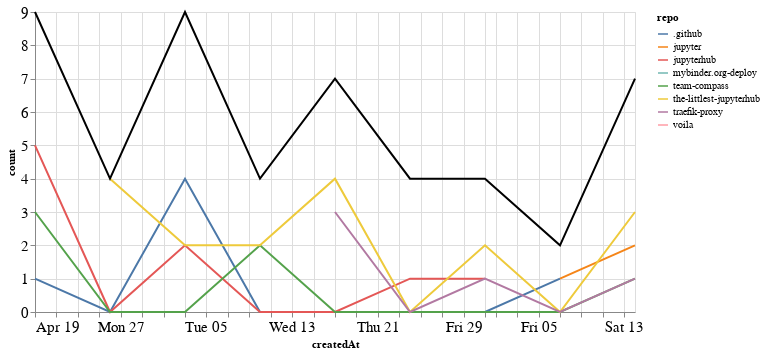

Notebook code cell kept with this figure:
### Markdown cell above
## Comments

### Code cell
comments_time = comments.groupby('repo').resample('W', on='createdAt').count()['author'].reset_index()
comments_time = comments_time.rename(columns={'author': 'count'})
comments_time_total = comments_time.groupby('createdAt').agg({"count": "sum"}).reset_index()
ch1 = alt.Chart(comments_time, width=600).mark_line().encode(
    x='createdAt',
    y='count',
    color='repo',
    tooltip="repo"
)

ch2 = alt.Chart(comments_time_total, width=600).mark_line(color="black").encode(
    x='createdAt',
    y='count',
)

ch1 + ch2

### Figure 1 — Vega-Lite specification as saved in the notebook (floating-point values rounded to 4 significant figures)
{"config": {"axisLeft": {"labelFontSize": 15}, "axisBottom": {"labelFontSize": 15}}, "layer": [{"data": {"name": "data-b6a614e7cdc91b7b3bf6b048b40c9e91"}, "mark": "line", "encoding": {"color": {"type": "nominal", "field": "repo"}, "tooltip": {"type": "nominal", "field": "repo"}, "x": {"type": "temporal", "field": "createdAt"}, "y": {"type": "quantitative", "field": "count"}}, "width": 600}, {"data": {"name": "data-3255455bab31fd7073385d9e36f674db"}, "mark": {"type": "line", "color": "black"}, "encoding": {"x": {"type": "temporal", "field": "createdAt"}, "y": {"type": "quantitative", "field": "count"}}, "width": 600}], "$schema": "https://vega.github.io/schema/vega-lite/v4.8.1.json", "datasets": {"data-b6a614e7cdc91b7b3bf6b048b40c9e91": [{"repo": ".github", "createdAt": "2020-04-19T00:00:00", "count": 1}, {"repo": ".github", "createdAt": "2020-04-26T00:00:00", "count": 0}, {"repo": ".github", "createdAt": "2020-05-03T00:00:00", "count": 4}, {"repo": ".github", "createdAt": "2020-05-10T00:00:00", "count": 0}, {"repo": ".github", "createdAt": "2020-05-17T00:00:00", "count": 0}, {"repo": ".github", "createdAt": "2020-05-24T00:00:00", "count": 0}, {"repo": ".github", "createdAt": "2020-05-31T00:00:00", "count": 0}, {"repo": ".github", "createdAt": "2020-06-07T00:00:00", "count": 1}, {"repo": "jupyter", "createdAt": "2020-06-07T00:00:00", "count": 1}, {"repo": "jupyter", "createdAt": "2020-06-14T00:00:00", "count": 2}, {"repo": "jupyterhub", "createdAt": "2020-04-19T00:00:00", "count": 5}, {"repo": "jupyterhub", "createdAt": "2020-04-26T00:00:00", "count": 0}, {"repo": "jupyterhub", "createdAt": "2020-05-03T00:00:00", "count": 2}, {"repo": "jupyterhub", "createdAt": "2020-05-10T00:00:00", "count": 0}, {"repo": "jupyterhub", "createdAt": "2020-05-17T00:00:00", "count": 0}, {"repo": "jupyterhub", "createdAt": "2020-05-24T00:00:00", "count": 1}, {"repo": "jupyterhub", "createdAt": "2020-05-31T00:00:00", "count": 1}, {"repo": "mybinder.org-deploy", "createdAt": "2020-05-24T00:00:00", "count": 3}, {"repo": "team-compass", "createdAt": "2020-04-19T00:00:00", "count": 3}, {"repo": "team-compass", "createdAt": "2020-04-26T00:00:00", "count": 0}, {"repo": "team-compass", "createdAt": "2020-05-03T00:00:00", "count": 0}, {"repo": "team-compass", "createdAt": "2020-05-10T00:00:00", "count": 2}, {"repo": "team-compass", "createdAt": "2020-05-17T00:00:00", "count": 0}, {"repo": "team-compass", "createdAt": "2020-05-24T00:00:00", "count": 0}, {"repo": "team-compass", "createdAt": "2020-05-31T00:00:00", "count": 0}, {"repo": "team-compass", "createdAt": "2020-06-07T00:00:00", "count": 0}, {"repo": "team-compass", "createdAt": "2020-06-14T00:00:00", "count": 1}, {"repo": "the-littlest-jupyterhub", "createdAt": "2020-04-26T00:00:00", "count": 4}, {"repo": "the-littlest-jupyterhub", "createdAt": "2020-05-03T00:00:00", "count": 2}, {"repo": "the-littlest-jupyterhub", "createdAt": "2020-05-10T00:00:00", "count": 2}, {"repo": "the-littlest-jupyterhub", "createdAt": "2020-05-17T00:00:00", "count": 4}, {"repo": "the-littlest-jupyterhub", "createdAt": "2020-05-24T00:00:00", "count": 0}, {"repo": "the-littlest-jupyterhub", "createdAt": "2020-05-31T00:00:00", "count": 2}, {"repo": "the-littlest-jupyterhub", "createdAt": "2020-06-07T00:00:00", "count": 0}, {"repo": "the-littlest-jupyterhub", "createdAt": "2020-06-14T00:00:00", "count": 3}, {"repo": "traefik-proxy", "createdAt": "2020-05-17T00:00:00", "count": 3}, {"repo": "traefik-proxy", "createdAt": "2020-05-24T00:00:00", "count": 0}, {"repo": "traefik-proxy", "createdAt": "2020-05-31T00:00:00", "count": 1}, {"repo": "traefik-proxy", "createdAt": "2020-06-07T00:00:00", "count": 0}, {"repo": "traefik-proxy", "createdAt": "2020-06-14T00:00:00", "count": 1}, {"repo": "voila", "createdAt": "2020-05-03T00:00:00", "count": 1}], "data-3255455bab31fd7073385d9e36f674db": [{"createdAt": "2020-04-19T00:00:00", "count": 9}, {"createdAt": "2020-04-26T00:00:00", "count": 4}, {"createdAt": "2020-05-03T00:00:00", "count": 9}, {"createdAt": "2020-05-10T00:00:00", "count": 4}, {"createdAt": "2020-05-17T00:00:00", "count": 7}, {"createdAt": "2020-05-24T00:00:00", "count": 4}, {"createdAt": "2020-05-31T00:00:00", "count": 4}, {"createdAt": "2020-06-07T00:00:00", "count": 2}, {"createdAt": "2020-06-14T00:00:00", "count": 7}]}}
